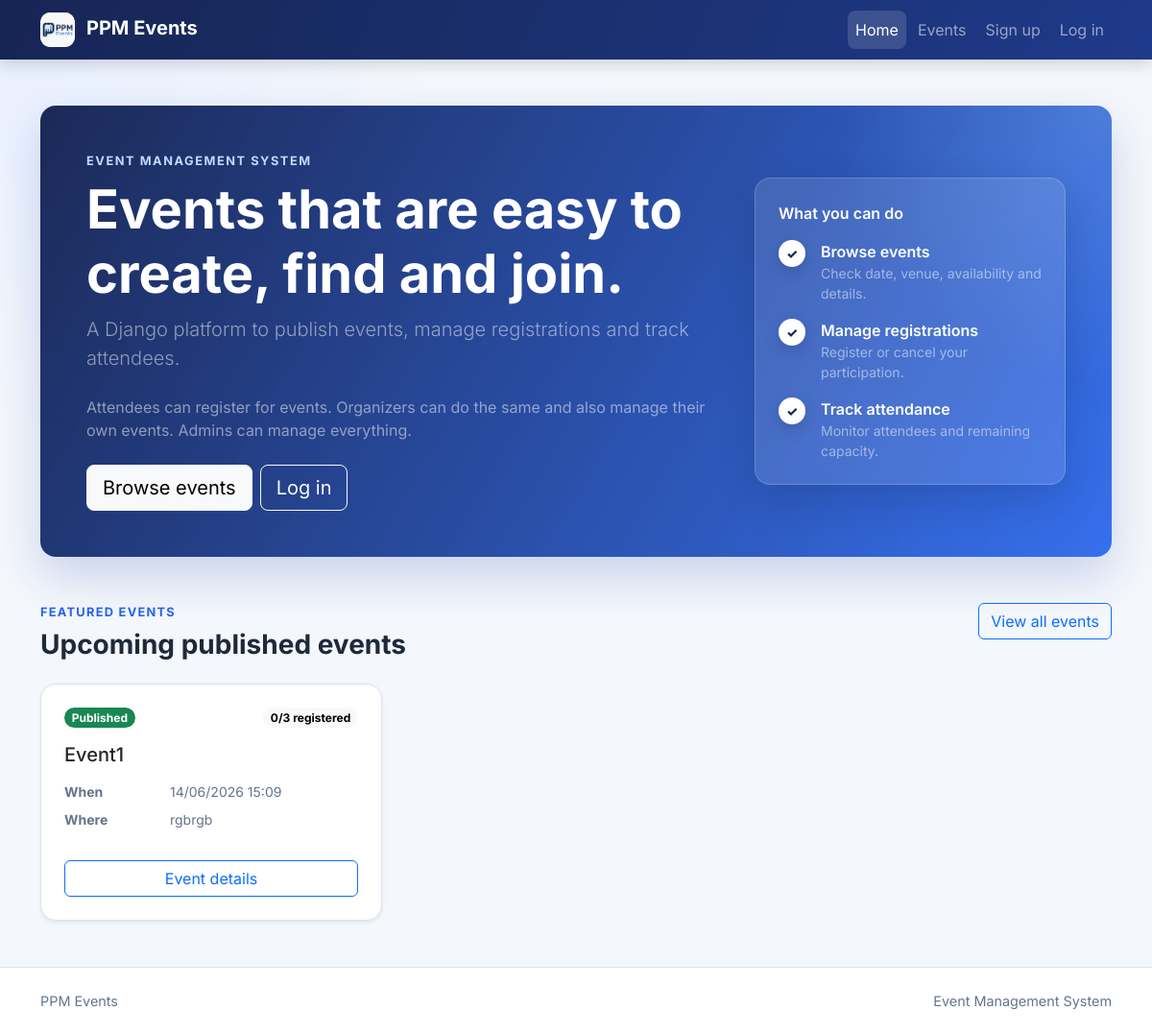
The app's page /, older data.
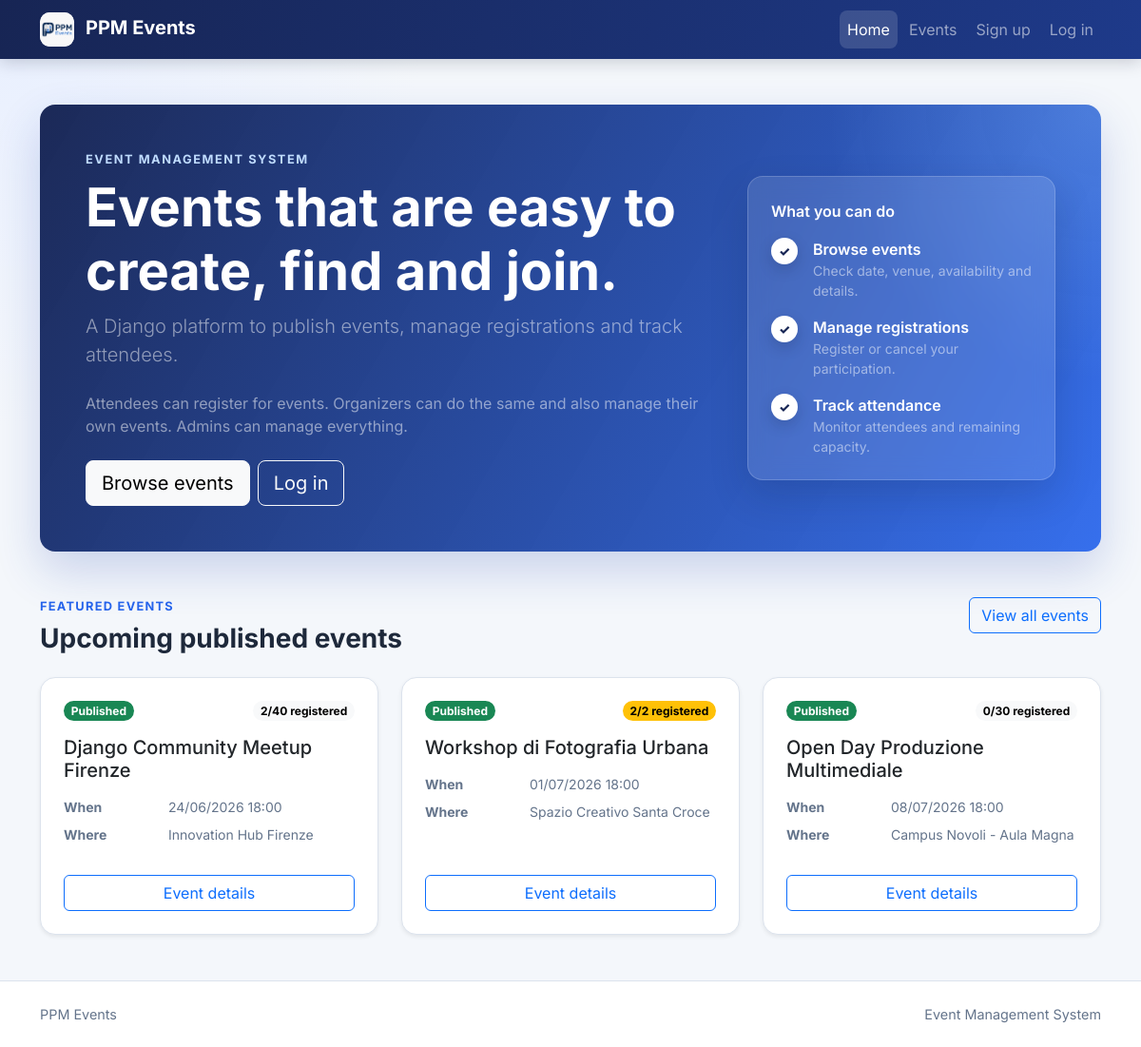
The same page, newer data.
### events/models.py (models this page shows, shortened)
class Event(models.Model):
    class Status(models.TextChoices):
        DRAFT = "draft", "Draft"
        PUBLISHED = "published", "Published"
        CANCELLED = "cancelled", "Cancelled"
    organizer = models.ForeignKey(
        settings.AUTH_USER_MODEL,
        on_delete=models.CASCADE,
        related_name="organized_events",
    )
    title = models.CharField(max_length=200)
    description = models.TextField()
    starts_at = models.DateTimeField()
    ends_at = models.DateTimeField()
    location = models.CharField(max_length=255)
    capacity = models.PositiveIntegerField(
        validators=[MinValueValidator(1)],
    )
    status = models.CharField(
        max_length=20,
        choices=Status.choices,
        default=Status.DRAFT,
    )
    created_at = models.DateTimeField(auto_now_add=True)
    updated_at = models.DateTimeField(auto_now=True)
    objects = EventQuerySet.as_manager()
    class Meta:
        ordering = ["starts_at", "title"]
        constraints = [
            models.CheckConstraint(
                condition=Q(capacity__gte=1),
                name="event_capacity_at_least_one",
            ),
            models.CheckConstraint(
                condition=Q(ends_at__gt=F("starts_at")),
                name="event_ends_after_start",
            ),
        ]
        indexes = [
            models.Index(fields=["status", "starts_at"]),
            models.Index(fields=["organizer", "starts_at"]),
        ]
    def get_absolute_url(self):
        return reverse("events:detail", kwargs={"pk": self.pk})

### events/views.py (the view)
# urls.py: path("", HomeView.as_view(), name="home"),
class HomeView(TemplateView):
    template_name = "events/home.html"
    def get_context_data(self, **kwargs):
        context = super().get_context_data(**kwargs)
        context["featured_events"] = (
            Event.objects.public()
            .select_related("organizer")
            .annotate(registration_count=Count("registrations"))[:3]
        )
        return context

### accounts/context_processors.py (called while the page is built)
def roles(request):
    return {
        "user_is_attendee": is_attendee(request.user),
        "user_is_organizer": is_organizer(request.user),
    }

### accounts/roles.py (called while the page is built)
def get_user_roles(user):
    if not user.is_authenticated:
        return frozenset()
    if not hasattr(user, "_ppm_role_names"):
        user._ppm_role_names = frozenset(
            user.groups.values_list("name", flat=True)
        )
    return user._ppm_role_names

def user_has_role(user, role):
    return role.value in get_user_roles(user)

def is_admin(user):
    return user.is_authenticated and user.is_staff

def is_attendee(user):
    return (
        user_has_role(user, Role.ATTENDEE)
        or user_has_role(user, Role.ORGANIZER)
        or is_admin(user)
    )

def is_organizer(user):
    return user_has_role(user, Role.ORGANIZER) or is_admin(user)

### events/models.py (called while the page is built)
    def public(self):
        return self.filter(status=Event.Status.PUBLISHED)

### templates/events/home.html (shortened to what the changed rows need)
{% extends "base.html" %}
{% block content %}
<section class="hero-section rounded-4 p-4 p-md-5">
    <div class="row align-items-center g-4">
        <div class="col-lg-8">
            <h1 class="display-4 fw-bold">
                Events that are easy to create, find and join.
            </h1>
        </div>
    </div>
</section>
<section class="mt-5">
    <div class="d-flex flex-column flex-sm-row justify-content-between gap-3 mb-4">
        <div>
            <h2 class="h3 fw-bold mb-0">Upcoming published events</h2>
        </div>
    </div>
    {% if featured_events %}
        <div class="row g-4">
            {% for event in featured_events %}
                <div class="col-md-6 col-xl-4">
                    <article class="card event-card h-100 shadow-sm">
                        <div class="card-body d-flex flex-column p-4">
                            <div class="d-flex justify-content-between gap-2 mb-3">
                                {% include "includes/event_status_badge.html" %}
                                <span class="badge rounded-pill {% if event.registration_count >= event.capacity %}text-bg-warning{% else %}text-bg-light{% endif %}">
                                    {{ event.registration_count }}/{{ event.capacity }}
                                    registered
                                </span>
                            </div>
                            <h3 class="h5 card-title mb-3">{{ event.title }}</h3>
                            <dl class="row event-meta small mb-4">
                                <dt class="col-4">When</dt>
                                <dd class="col-8">
                                    {{ event.starts_at|date:"d/m/Y H:i" }}
                                </dd>
                                <dt class="col-4">Where</dt>
                                <dd class="col-8">{{ event.location }}</dd>
                            </dl>
                            <a
                                class="btn btn-outline-primary mt-auto stretched-link"
                                href="{{ event.get_absolute_url }}"
                                aria-label="View details for {{ event.title }}"
                            >
                                Event details
                            </a>
                        </div>
                    </article>
                </div>
            {% endfor %}
        </div>
    {% else %}
        {% include "includes/empty_state.html" with title="No published events" description="When an organizer publishes an event, it will appear in this section." action_url=None action_label=None %}
    {% endif %}
</section>
{% endblock %}

### templates/includes/event_status_badge.html
{% if event.status == "published" %}
    <span class="badge rounded-pill text-bg-success">Published</span>
{% elif event.status == "cancelled" %}
    <span class="badge rounded-pill text-bg-danger">Cancelled</span>
{% else %}
    <span class="badge rounded-pill text-bg-secondary">Draft</span>
{% endif %}

Row changes from the older to the newer data that the page shows:
removed Event: status "Published", registration_count "0", capacity "3", title "Event1", starts_at "14/06/2026 15:09", location "rgbrgb"
added Event: status "Published", registration_count "2", capacity "40", title "Django Community Meetup Firenze", starts_at "24/06/2026 18:00", location "Innovation Hub Firenze"
added Event: status "Published", registration_count "2", capacity "2", title "Workshop di Fotografia Urbana", starts_at "01/07/2026 18:00", location "Spazio Creativo Santa Croce"
added Event: status "Published", registration_count "0", capacity "30", title "Open Day Produzione Multimediale", starts_at "08/07/2026 18:00", location "Campus Novoli - Aula Magna"
